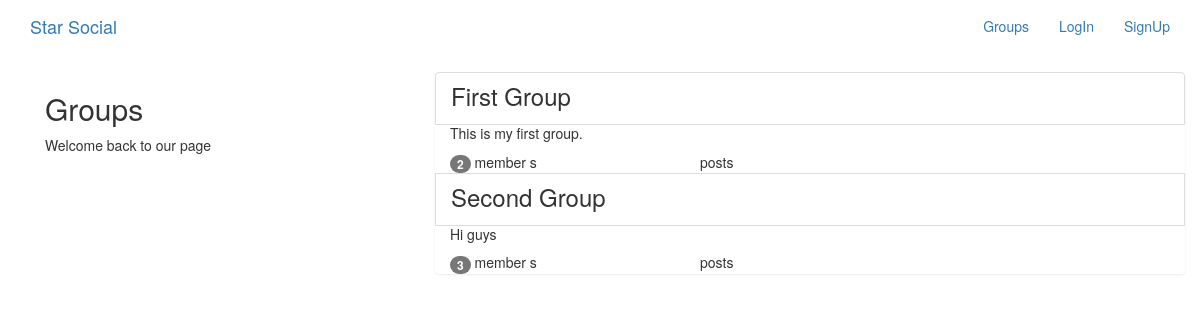
The app's page /groups/ with its own data.
### groups/models.py (models this page shows, shortened)
class Group(models.Model):
    name = models.CharField(max_length= 255, unique=True)
    slug = models.SlugField(allow_unicode=True, unique=True)
    description = models.TextField(blank=True, default='')
    description_html = models.TextField(editable=False, default='',blank=True)
    members = models.ManyToManyField(User, through='GroupMember')
    class Meta:
        ordering = ['name']

### groups/views.py (the view)
class ListGroups(generic.ListView):
    model = Group

### groups/templates/groups/group_list.html (shortened to what this page needs)
{% extends "groups/group_base.html" %}
{% block pregroup %}
 <div class="col-md-4">
   <div class="content">
     <h2>Groups</h2>
     <p>Welcome back to our page</p>
   </div>
 </div>
{% endblock %}
{% block group_content %}
  <div class="col-md-8">
    <div class="list-group">
      {% for group in object_list %}
        <a href="{% url 'groups:single' slug=group.slug %}" class="list-group-item">
          <h3 class="title list-group-item-heading">{{group.name}}</h3>
        </a>
        <div class="list-group-item-text container-fluid">
          {{group.description_html|safe}}
          <div class="row">
            <div class="col-md-4">
              <span class="badge">{{group.members.count}}</span>
              member {{group.members.count|pluralize}}
            </div>
            <div class="col-md-4">
              posts {{group.posts.count|pluralize}}
            </div>
          </div>
        </div>
      {% endfor %}
    </div>
  </div>
{% endblock %}

### records on screen
Group: name "First Group", description_html "This is my first group.", members.count "2"
Group: name "Second Group", description_html "Hi guys", members.count "3"
